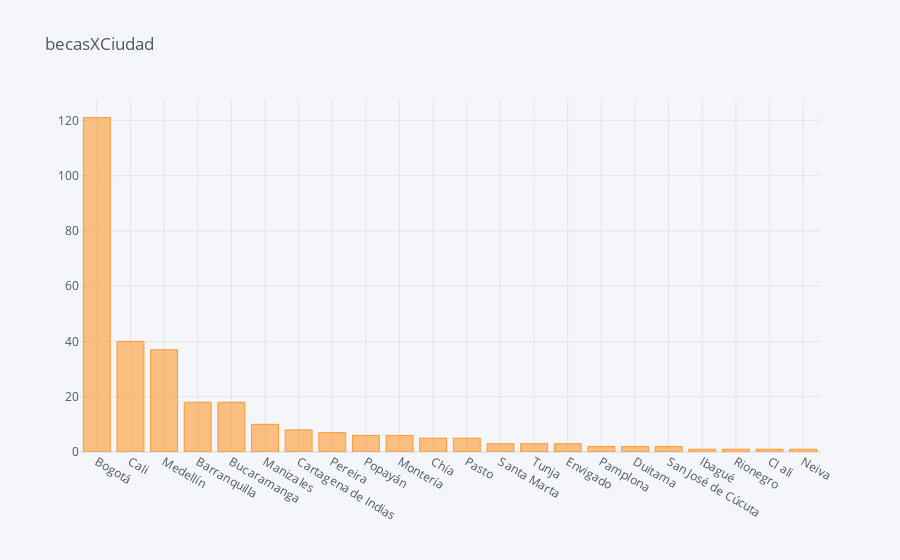

Here is the notebook cell this chart was saved with:
### Markdown cell above
### CIUDAD POR MAYOR NUMERO DE BECAS OFERTADAS

### Code cell
becasXCiudad= becas.groupby("CIUDAD", as_index=False).count().sort_values("NOMBRE INSTITUCIÓN", ascending=False)

becasXCiudad.iplot(kind="bar", title = "becasXCiudad", x ="CIUDAD", y="NOMBRE INSTITUCIÓN", labels={'CIUDAD':'CITY'})

### Figure 1 — Plotly figure (JSON) as saved in the notebook; plotly's stock layout.template omitted (floating-point values rounded to 4 significant figures)
{"data": [{"marker": {"color": "rgba(255, 153, 51, 0.6)", "line": {"color": "rgba(255, 153, 51, 1.0)", "width": 1}}, "name": "NOMBRE INSTITUCIÓN", "orientation": "v", "text": "", "type": "bar", "x": ["Bogotá", "Cali", "Medellín", "Barranquilla", "Bucaramanga", "Manizales", "Cartagena de Indias", "Pereira", "Popayán", "Montería", "Chía", "Pasto", "Santa Marta", "Tunja", "Envigado", "Pamplona", "Duitama", "San José de Cúcuta", "Ibagué", "Rionegro", "Cl ali", "Neiva"], "y": [121, 40, 37, 18, 18, 10, 8, 7, 6, 6, 5, 5, 3, 3, 3, 2, 2, 2, 1, 1, 1, 1]}], "layout": {"legend": {"bgcolor": "#F5F6F9", "font": {"color": "#4D5663"}}, "paper_bgcolor": "#F5F6F9", "plot_bgcolor": "#F5F6F9", "title": {"font": {"color": "#4D5663"}, "text": "becasXCiudad"}, "xaxis": {"gridcolor": "#E1E5ED", "showgrid": true, "tickfont": {"color": "#4D5663"}, "title": {"font": {"color": "#4D5663"}, "text": ""}, "zerolinecolor": "#E1E5ED"}, "yaxis": {"gridcolor": "#E1E5ED", "showgrid": true, "tickfont": {"color": "#4D5663"}, "title": {"font": {"color": "#4D5663"}, "text": ""}, "zerolinecolor": "#E1E5ED"}}}
